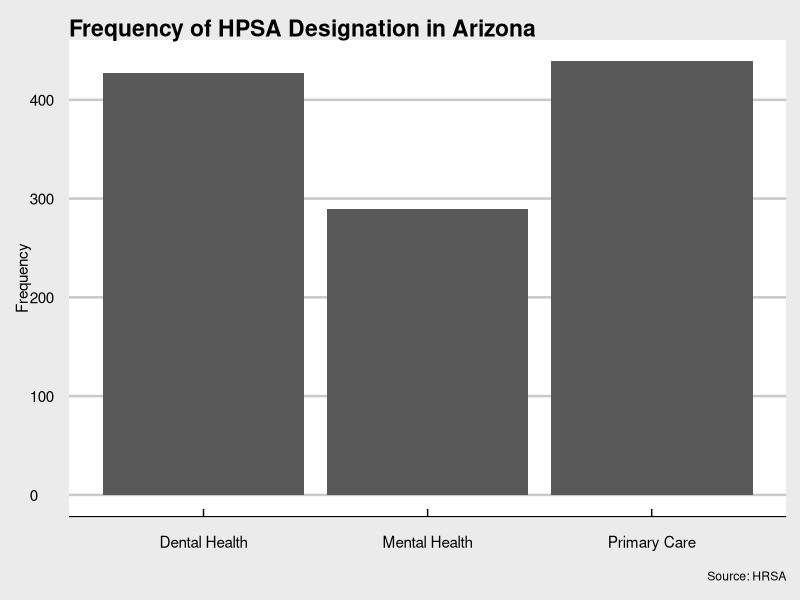
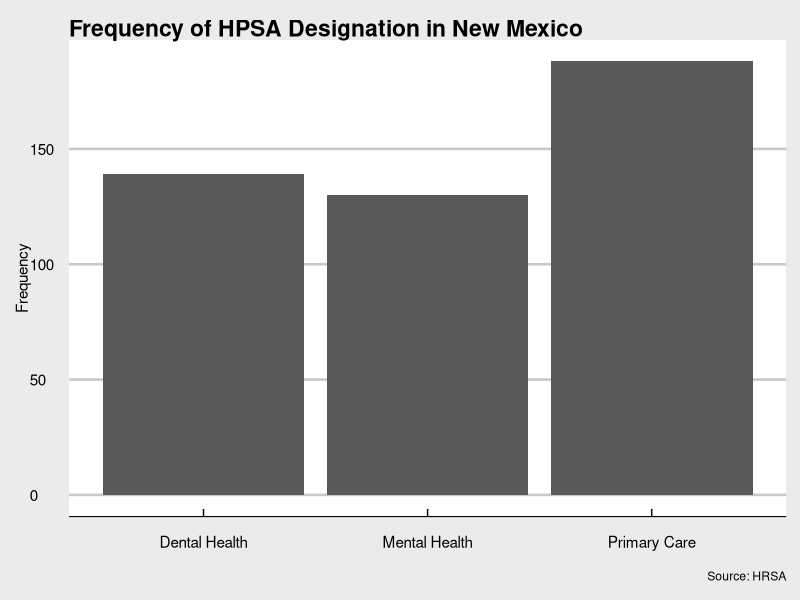

Recreate these plots in R, in order.
## ---- chunk 1
#load libraries
library(tidyverse)
library(ggplot2)
library(haven)
library(here)
library(ggthemes)

#load and clean data

data <- read_csv(
  here("Hpsa_Find_Export.csv")
  ) 

data <- data %>%
  filter(PrimaryStateName == "New Mexico" | PrimaryStateName == "Arizona")
## ---- chunk 2
data %>%
  filter(PrimaryStateName == "Arizona") %>%
  ggplot(aes(x=Discipline)) +
  geom_bar(position = "dodge") +
  labs(
    title = "Frequency of HPSA Designation in Arizona",
    x = "",
    y = "Frequency",
    caption = "Source: HRSA"
  ) +
  theme_economist_white()
  
data %>%
  filter(PrimaryStateName == "New Mexico") %>%
  ggplot(aes(x=Discipline)) +
  geom_bar(position = "dodge") +
  labs(
    title = "Frequency of HPSA Designation in New Mexico",
    x = "",
    y = "Frequency",
    caption = "Source: HRSA"
  ) +
  theme_economist_white()
## ---- chunk 3
#| echo: false
2 * 2
## ---- chunk 4
#| echo: false
2 * 2
## ---- chunk 5
#| echo: false
2 * 2
